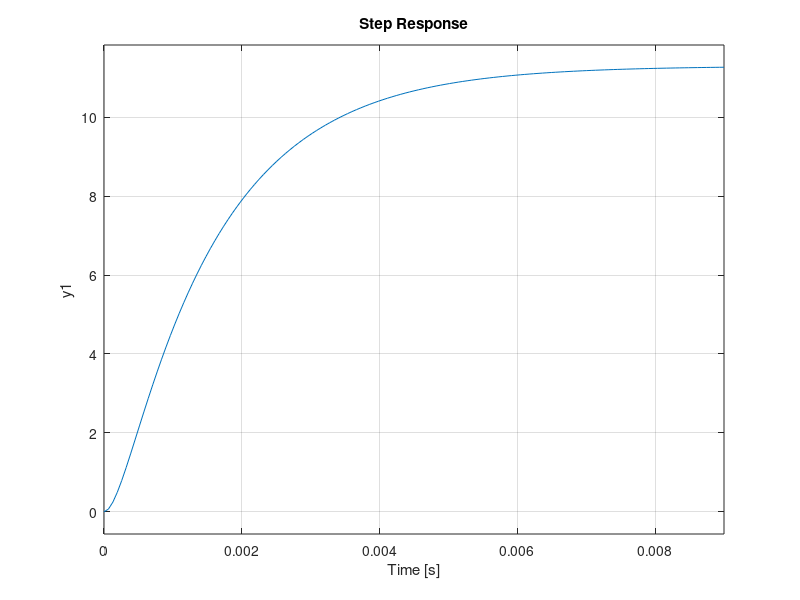
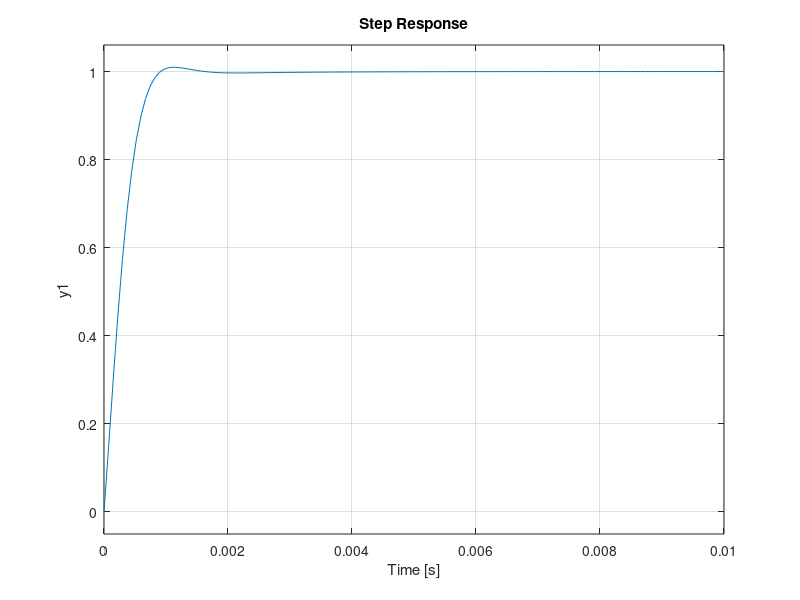

These charts were generated, in order, by the following MATLAB code: (Note: this script raises an error after producing the figures.)
clc
clear variables

t = 0:0.0001:0.1;

J = (21.2+1.3)*10^-7;
b = 7.3*10^-4;
K = 42.9*10^-3;
R = 2.68;
L = 0.514*10^-3;

s = tf('s');

P_motor = K/((J*s + b)*(L*s + R) + K^2);

figure(1)
step(P_motor)

C_speed = pid(0.5, 300, 0.00005);
%C_speed = pid(0.2);

speed_forward = C_speed * P_motor;

speed_ctl = feedback(speed_forward, 1);
figure(2)
step(speed_ctl)
stp_info_1 = stepinfo(speed_ctl)

%pid without consideration of voltage constraint
%C_pos = pid(50, 150, 0.06);
C_pos = pid(0.5);

pos_forward = C_pos * P_motor / s;

pos_ctl = feedback(pos_forward, 1);
figure(3)
step(pos_ctl)
stp_info_2 = stepinfo(pos_ctl)
